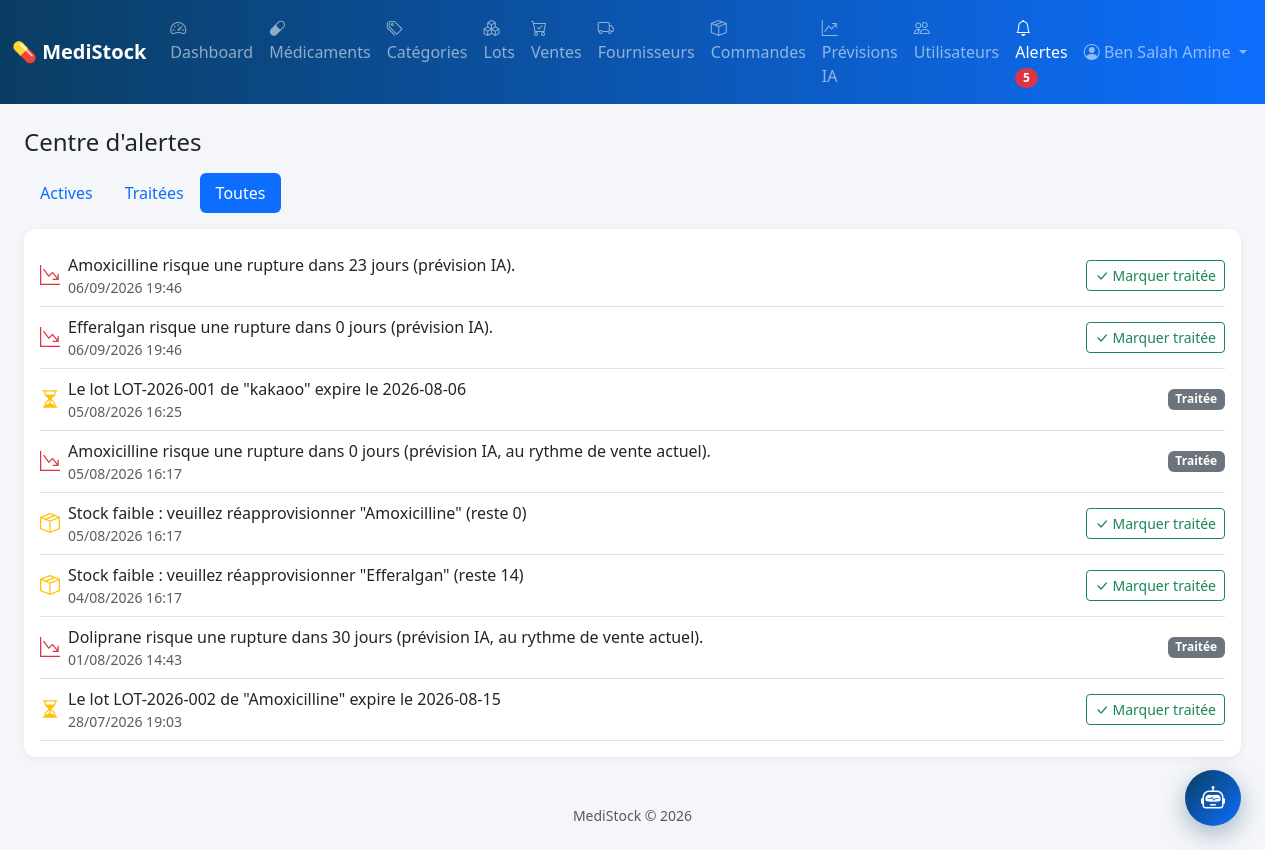
Screenshot of /alertes.php?filtre=toutes (signed in) with the database file from the repository.
### tables this page shows
CREATE TABLE alertes (
    id             INT AUTO_INCREMENT PRIMARY KEY,
    type_alerte    ENUM('stock_faible','expiration_proche','expiration_depassee','rupture_prevue_ia') NOT NULL,
    medicament_id  INT,
    lot_id         INT,
    commande_id    INT,
    message        VARCHAR(255) NOT NULL,
    statut         ENUM('active','traitee') NOT NULL DEFAULT 'active',
    date_creation  DATETIME NOT NULL DEFAULT CURRENT_TIMESTAMP,
    date_traitement DATETIME NULL,
    FOREIGN KEY (medicament_id) REFERENCES medicaments(id) ON DELETE CASCADE,
    FOREIGN KEY (lot_id) REFERENCES lots(id) ON DELETE CASCADE,
    FOREIGN KEY (commande_id) REFERENCES commandes(id) ON DELETE CASCADE
);

### alertes.php (the view, shortened to what this page needs)
<?php
require 'config/db.php';
$filtre = $_GET['filtre'] ?? 'active';
$sql = "SELECT * FROM alertes";
$sql .= " ORDER BY date_creation DESC";
$alertes = $pdo->query($sql)->fetchAll();
$icones = [
    'stock_faible'         => ['bi-box-seam', 'warning'],
    'expiration_proche'    => ['bi-hourglass-split', 'warning'],
    'expiration_depassee'  => ['bi-x-octagon', 'danger'],
    'rupture_prevue_ia'   => ['bi-graph-down-arrow', 'danger'],
];
require 'includes/header.php';
?>
<h4 class="mb-3">Centre d'alertes</h4>
<ul class="nav nav-pills mb-3">
    <li class="nav-item"><a class="nav-link <?= $filtre === 'active' ? 'active' : '' ?>" href="?filtre=active">Actives</a></li>
    <li class="nav-item"><a class="nav-link <?= $filtre === 'traitee' ? 'active' : '' ?>" href="?filtre=traitee">Traitées</a></li>
    <li class="nav-item"><a class="nav-link <?= $filtre === 'toutes' ? 'active' : '' ?>" href="?filtre=toutes">Toutes</a></li>
</ul>
<div class="card p-3">
    <?php foreach ($alertes as $a): ?>
        <?php [$icone, $couleur] = $icones[$a['type_alerte']] ?? ['bi-bell', 'secondary']; ?>
        <div class="d-flex align-items-center justify-content-between border-bottom py-2">
            <div class="d-flex align-items-center gap-2">
                <i class="bi <?= $icone ?> text-<?= $couleur ?> fs-5"></i>
                <div>
                    <div><?= htmlspecialchars($a['message']) ?></div>
                    <div class="small text-muted"><?= date('d/m/Y H:i', strtotime($a['date_creation'])) ?></div>
                </div>
            </div>
            <?php if ($a['statut'] === 'active'): ?>
                <a href="?traiter=<?= $a['id'] ?>&filtre=<?= $filtre ?>" class="btn btn-sm btn-outline-success">
                    <i class="bi bi-check-lg"></i> Marquer traitée
                </a>
            <?php else: ?>
                <span class="badge bg-secondary">Traitée</span>
            <?php endif; ?>
        </div>
    <?php endforeach; ?>
</div>
<?php require 'includes/footer.php'; ?>

### assets/css/style.css (style rules this page uses)
:root { --ms-primary: #0d6efd; --ms-dark: #0a3d62; }
body { background-color: #f4f6f9; font-family: 'Segoe UI', system-ui, sans-serif; }
.card { border: none; border-radius: 12px; box-shadow: 0 2px 8px rgba(0,0,0,.06); }

### rows the page displays
alertes: message "Amoxicilline risque une rupture dans 23 jours (prévision IA).", date_creation "06/09/2026 19:46"
alertes: message "Efferalgan risque une rupture dans 0 jours (prévision IA).", date_creation "06/09/2026 19:46"
alertes: message "Le lot LOT-2026-001 de \"kakaoo\" expire le 2026-08-06", date_creation "05/08/2026 16:25", statut "Traitée"
alertes: message "Amoxicilline risque une rupture dans 0 jours (prévision IA, au rythme de vente actuel).", date_creation "05/08/2026 16:17", statut "Traitée"
alertes: message "Stock faible : veuillez réapprovisionner \"Amoxicilline\" (reste 0)", date_creation "05/08/2026 16:17"
alertes: message "Stock faible : veuillez réapprovisionner \"Efferalgan\" (reste 14)", date_creation "04/08/2026 16:17"
alertes: message "Doliprane risque une rupture dans 30 jours (prévision IA, au rythme de vente actuel).", date_creation "01/08/2026 14:43", statut "Traitée"
alertes: message "Le lot LOT-2026-002 de \"Amoxicilline\" expire le 2026-08-15", date_creation "28/07/2026 19:03"

### other values shown
$nombre_alertes "5"
$_SESSION['nom'] "Ben Salah Amine"
